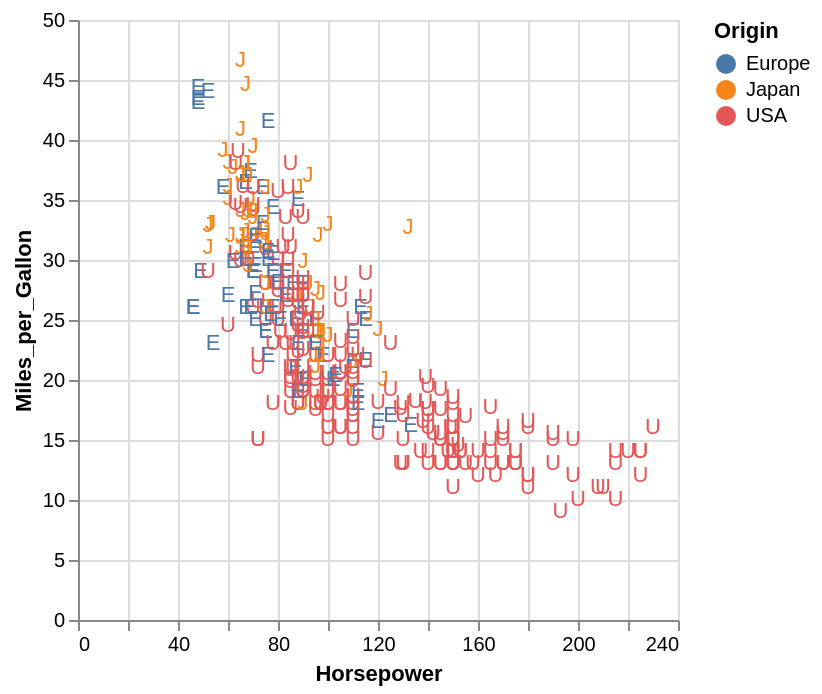

Write a Vega-Lite specification for this figure.
### Vega-Lite specification from a JSON file in a GitHub repository (floating-point values rounded to 4 significant figures; data arrays with more than 128 entries replaced by an {"elided": "..."} marker saying what was removed)
{"$schema": "https://vega.github.io/schema/vega-lite/v4.json", "data": {"values": {"elided": "406 records"}}, "transform": [{"calculate": "datum.Origin[0]", "as": "OriginInitial"}], "mark": "text", "encoding": {"x": {"field": "Horsepower", "type": "quantitative"}, "y": {"field": "Miles_per_Gallon", "type": "quantitative"}, "color": {"field": "Origin", "type": "nominal"}, "text": {"field": "OriginInitial", "type": "nominal"}}}
